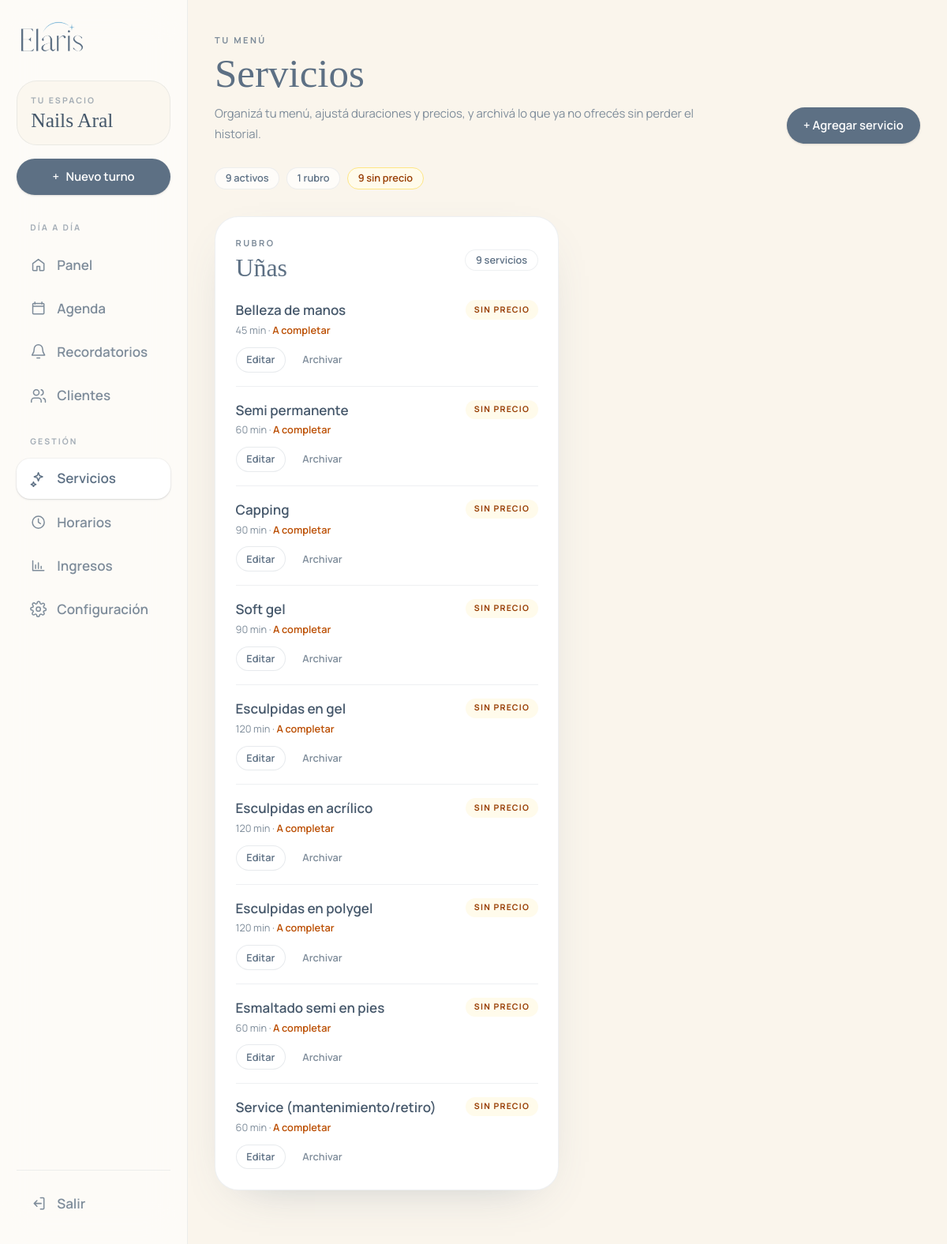
Page /panel/servicios/ (signed in) on the committed database.
### businesses/models.py (models this page shows, shortened)
class Business(models.Model):
    owner = models.OneToOneField(
        settings.AUTH_USER_MODEL,
        on_delete=models.CASCADE,
        related_name="business",
        verbose_name="profesional",
    )
    name = models.CharField("nombre del negocio", max_length=120)
    whatsapp = models.CharField("WhatsApp del negocio", max_length=40, blank=True)
    specialties = models.ManyToManyField(
        "catalog.Specialty",
        related_name="businesses",
        blank=True,
        verbose_name="rubros",
    )
    created_at = models.DateTimeField("creado", auto_now_add=True)
    updated_at = models.DateTimeField("actualizado", auto_now=True)
    class Meta:
        verbose_name = "negocio"
        verbose_name_plural = "negocios"

class Service(models.Model):
    business = models.ForeignKey(
        Business,
        on_delete=models.CASCADE,
        related_name="services",
        verbose_name="negocio",
    )
    specialty = models.ForeignKey(
        "catalog.Specialty",
        on_delete=models.PROTECT,
        related_name="services",
        verbose_name="rubro",
    )
    name = models.CharField("nombre", max_length=120)
    duration_minutes = models.PositiveSmallIntegerField(
        "duración (minutos)",
        default=60,
        validators=[MinValueValidator(5), MaxValueValidator(600)],
    )
    price = models.DecimalField(
        "precio",
        max_digits=10,
        decimal_places=2,
        null=True,
        blank=True,
        validators=[MinValueValidator(Decimal("0"))],
    )
    is_active = models.BooleanField("activo", default=True)
    created_at = models.DateTimeField("creado", auto_now_add=True)
    updated_at = models.DateTimeField("actualizado", auto_now=True)
    class Meta:
        ordering = ("specialty__sort_order", "name")
        verbose_name = "servicio"
        verbose_name_plural = "servicios"
        constraints = [
            models.UniqueConstraint(
                fields=("business", "specialty", "name"),
                name="unique_service_per_business_specialty",
            )
        ]
    @property
    def duration_display(self) -> str:
        return f"{self.duration_minutes} min"

### catalog/models.py (models this page shows, shortened)
class Specialty(models.Model):
    name = models.CharField("nombre", max_length=60, unique=True)
    slug = models.SlugField("slug", max_length=60, unique=True)
    sort_order = models.PositiveSmallIntegerField("orden", default=0)
    is_active = models.BooleanField("activo", default=True)
    class Meta:
        ordering = ("sort_order", "name")
        verbose_name = "rubro"
        verbose_name_plural = "rubros"

### businesses/views.py (the view)
# urls.py: path("panel/servicios/", views.service_list, name="service_list"),
@business_required
def service_list(request):
    business = request.business
    all_services = list(
        business.services.select_related("specialty").order_by(
            "specialty__sort_order", "specialty_id", "id"
        )
    )
    active_services = [service for service in all_services if service.is_active]
    inactive_services = [service for service in all_services if not service.is_active]
    missing_prices = sum(1 for service in active_services if service.price is None)
    return render(
        request,
        "businesses/service_list.html",
        {
            "business": business,
            "service_groups": _group_services(active_services),
            "active_services": active_services,
            "inactive_services": inactive_services,
            "services_count": len(active_services),
            "inactive_count": len(inactive_services),
            "missing_prices": missing_prices,
            "specialties_count": business.specialties.filter(is_active=True).count(),
        },
    )

### businesses/utils.py (called while the page is built)
def get_business_for(user):
    return Business.objects.filter(owner=user).first()

def business_required(view_func):
    @login_required
    @wraps(view_func)
    def wrapper(request, *args, **kwargs):
        business = get_business_for(request.user)
        if business is None:
            return redirect("businesses:onboarding")
        request.business = business
        return view_func(request, *args, **kwargs)
    return wrapper

### businesses/views.py (called while the page is built)
def _group_services(services):
    groups = []
    for _, group_services in groupby(services, key=lambda service: service.specialty_id):
        group = list(group_services)
        groups.append((group[0].specialty, group))
    return groups

### templates/businesses/service_list.html (shortened to what this page needs)
{% extends "base.html" %}
{% load static %}
{% load elaris %}
{% block body %}
  {% include "partials/app_header.html" %}
  <main class="container-page pb-16 pt-8 sm:pt-10">
    <div class="flex flex-col gap-5 sm:flex-row sm:items-end sm:justify-between">
      <div>
        <p class="eyebrow">Tu menú</p>
        <h1 class="mt-2 font-display text-4xl leading-none sm:text-5xl">Servicios</h1>
        <p class="mt-3 max-w-xl text-sm leading-6 text-ink-soft">
          Organizá tu menú, ajustá duraciones y precios, y archivá lo que ya no ofrecés sin perder el historial.
        </p>
      </div>
      <a href="{% url 'businesses:service_create' %}" class="btn-primary">+ Agregar servicio</a>
    </div>
    <div class="mt-7 flex flex-wrap gap-2">
      <span class="chip">{{ services_count }} activo{{ services_count|pluralize }}</span>
      <span class="chip">{{ specialties_count }} rubro{{ specialties_count|pluralize }}</span>
      {% if services_count == 0 %}
        <span class="inline-flex items-center rounded-full border border-amber-200 bg-amber-50 px-3 py-1 text-xs font-semibold text-amber-800">Sin servicios activos</span>
      {% elif missing_prices %}
        <span class="inline-flex items-center rounded-full border border-amber-200 bg-amber-50 px-3 py-1 text-xs font-semibold text-amber-800">{{ missing_prices }} sin precio</span>
      {% else %}
        <span class="inline-flex items-center rounded-full border border-emerald-200 bg-emerald-50 px-3 py-1 text-xs font-semibold text-emerald-800">Precios completos</span>
      {% endif %}
    </div>
    {% if service_groups %}
      <div class="mt-8 grid gap-5 lg:grid-cols-2">
        {% for specialty, services in service_groups %}
          <section class="card p-6">
            <div class="flex items-center justify-between gap-3">
              <div>
                <p class="eyebrow">Rubro</p>
                <h2 class="mt-1 font-display text-3xl">{{ specialty.name }}</h2>
              </div>
              <span class="chip">{{ services|length }} servicio{{ services|length|pluralize }}</span>
            </div>
            <div class="mt-5 divide-y divide-ink/10">
              {% for service in services %}
                <div class="py-4 first:pt-0 last:pb-0">
                  <div class="flex items-start justify-between gap-3">
                    <div class="min-w-0">
                      <h3 class="font-semibold text-ink-deep">{{ service.name }}</h3>
                      <p class="mt-1 text-xs text-ink-soft">
                        {{ service.duration_display }} ·
                        {% if service.price is not None %}
                          {{ service.price|ars }}
                        {% else %}
                          <span class="font-semibold text-amber-700">A completar</span>
                        {% endif %}
                      </p>
                    </div>
                    {% if service.price is None %}
                      <span class="badge badge-no-show">Sin precio</span>
                    {% endif %}
                  </div>
                  <div class="mt-3 flex flex-wrap items-center gap-2">
                    <a href="{% url 'businesses:service_edit' service.pk %}" class="btn-secondary px-3 py-1.5 text-xs">Editar</a>
                    <form method="post" action="{% url 'businesses:service_archive' service.pk %}" data-confirm="¿Archivar {{ service.name }}? No se borra ningún turno del historial.">
                      <button type="submit" class="btn-ghost px-3 py-1.5 text-xs text-ink-soft">Archivar</button>
                    </form>
                  </div>
                </div>
              {% endfor %}
            </div>
          </section>
        {% endfor %}
      </div>
    {% endif %}
  </main>
{% endblock %}

### templates/base.html (shortened to what this page needs)
{% load static %}
<!doctype html>
<html lang="es" class="scroll-smooth">
<head>
  <link rel="stylesheet" href="{% static 'css/app.css' %}?v=20261112-4">
</head>
<body class="min-h-screen bg-cream text-ink">
  {% block body %}{% endblock %}
</body>
</html>

### templates/partials/app_header.html (shortened to what this page needs)
{% load static %}
{% if business %}
  <aside class="app-sidebar fixed inset-y-0 left-0 z-40 flex-col overflow-y-auto border-r border-ink/10 bg-white/60 px-5 py-6 backdrop-blur-xl" aria-label="Panel de navegación">
    <a href="{% url 'businesses:dashboard' %}" class="inline-flex shrink-0 items-center" aria-label="Elaris, panel">
      <img src="{% static 'brand/logo-header.png' %}" alt="Elaris" class="h-10 w-auto">
    </a>
    <div class="mt-8 rounded-[1.5rem] border border-ink/10 bg-cream/70 p-4">
      <p class="text-[0.62rem] font-bold uppercase tracking-[0.2em] text-ink-soft/70">Tu espacio</p>
      <p class="mt-1 truncate font-display text-2xl leading-none text-ink-deep">{{ business.name }}</p>
    </div>
    <a href="{% url 'agenda:appointment_create' %}" class="btn-primary mt-4 w-full px-4 py-3">
      <span aria-hidden="true">+</span> Nuevo turno
    </a>
    <div class="mt-7 flex-1">
      {% include "partials/app_nav.html" %}
    </div>
    <div class="mt-6 border-t border-ink/10 pt-4">
      <form method="post" action="{% url 'accounts:logout' %}">
        <button type="submit" class="sidebar-link w-full">
          <svg class="h-5 w-5 shrink-0" width="20" height="20" viewBox="0 0 24 24" fill="none" stroke="currentColor" stroke-width="1.7" aria-hidden="true">
            <path stroke-linecap="round" stroke-linejoin="round" d="M15 4h4a1 1 0 0 1 1 1v14a1 1 0 0 1-1 1h-4M10 8l-4 4 4 4M6 12h10"/>
          </svg>
          <span>Salir</span>
        </button>
      </form>
    </div>
  </aside>
{% endif %}

### templates/partials/app_nav.html (shortened to what this page needs)
{% load static %}
<nav aria-label="Secciones del panel" class="space-y-1">
  <p class="px-4 pb-2 pt-1 text-[0.62rem] font-bold uppercase tracking-[0.2em] text-ink-soft/70">Día a día</p>
  <a
    href="{% url 'businesses:dashboard' %}"
    class="sidebar-link {% if request.path == '/panel/' %}sidebar-link-active{% endif %}"
  >
    <svg class="h-5 w-5 shrink-0" width="20" height="20" viewBox="0 0 24 24" fill="none" stroke="currentColor" stroke-width="1.7" aria-hidden="true">
      <path stroke-linecap="round" stroke-linejoin="round" d="m4 10 8-6 8 6v9a1 1 0 0 1-1 1h-5v-6h-4v6H5a1 1 0 0 1-1-1v-9Z"/>
    </svg>
    <span>Panel</span>
  </a>
  <a
    href="{% url 'agenda:week' %}"
    class="sidebar-link {% if '/panel/agenda/' in request.path %}sidebar-link-active{% endif %}"
  >
    <svg class="h-5 w-5 shrink-0" width="20" height="20" viewBox="0 0 24 24" fill="none" stroke="currentColor" stroke-width="1.7" aria-hidden="true">
      <path stroke-linecap="round" stroke-linejoin="round" d="M7 3v3M17 3v3M4 9h16M5 5h14a1 1 0 0 1 1 1v13a1 1 0 0 1-1 1H5a1 1 0 0 1-1-1V6a1 1 0 0 1 1-1Z"/>
    </svg>
    <span>Agenda</span>
  </a>
  <a
    href="{% url 'agenda:reminders' %}"
    class="sidebar-link {% if request.path == '/panel/recordatorios/' %}sidebar-link-active{% endif %}"
  >
    <svg class="h-5 w-5 shrink-0" width="20" height="20" viewBox="0 0 24 24" fill="none" stroke="currentColor" stroke-width="1.7" aria-hidden="true">
      <path stroke-linecap="round" stroke-linejoin="round" d="M18 8a6 6 0 0 0-12 0c0 7-3 7-3 9h18c0-2-3-2-3-9ZM10 21h4"/>
    </svg>
    <span>Recordatorios</span>
  </a>
  <a
    href="{% url 'clients:list' %}"
    class="sidebar-link {% if '/panel/clientes/' in request.path %}sidebar-link-active{% endif %}"
  >
    <span>Clientes</span>
  </a>
  <p class="px-4 pb-2 pt-5 text-[0.62rem] font-bold uppercase tracking-[0.2em] text-ink-soft/70">Gestión</p>
  <a
    href="{% url 'businesses:service_list' %}"
    class="sidebar-link {% if '/panel/servicios/' in request.path %}sidebar-link-active{% endif %}"
    {% if '/panel/servicios/' in request.path %}aria-current="page"{% endif %}
  >
    <span>Servicios</span>
  </a>
  <a
    href="{% url 'agenda:schedule' %}"
    class="sidebar-link {% if '/panel/horarios/' in request.path %}sidebar-link-active{% endif %}"
  >
    <svg class="h-5 w-5 shrink-0" width="20" height="20" viewBox="0 0 24 24" fill="none" stroke="currentColor" stroke-width="1.7" aria-hidden="true">
      <circle cx="12" cy="12" r="8.5"/>
      <path stroke-linecap="round" stroke-linejoin="round" d="M12 7v5l3 2"/>
    </svg>
    <span>Horarios</span>
  </a>
  <a
    href="{% url 'agenda:income' %}"
    class="sidebar-link {% if '/panel/ingresos/' in request.path %}sidebar-link-active{% endif %}"
  >
    <svg class="h-5 w-5 shrink-0" width="20" height="20" viewBox="0 0 24 24" fill="none" stroke="currentColor" stroke-width="1.7" aria-hidden="true">
      <path stroke-linecap="round" stroke-linejoin="round" d="M4 19V5M4 19h16M8 16v-5M12 16V8M16 16v-3"/>
    </svg>
    <span>Ingresos</span>
  </a>
  <a
    href="{% url 'businesses:settings' %}"
    class="sidebar-link {% if '/panel/configuracion/' in request.path %}sidebar-link-active{% endif %}"
  >
    <span>Configuración</span>
  </a>
</nav>

### static/css/app.css (style rules this page uses)
html:has(.app-sidebar),html:has(.app-mobile-header) { font-size:17px }
.app-sidebar { width:14rem;display:none }
@media (min-width:768px) { .app-sidebar { display:flex } }
@media (min-width:768px) { html:has(.app-sidebar) body { padding-left:14rem } }
html:has(.app-sidebar) main .grid>* { min-width:0 }

### rows in the picture
Business: name "Nails Aral"
Specialty: name "Uñas", services "9"
Service: name "Belleza de manos", duration_display "45 min", shows "A completar", shows "SIN PRECIO"
Service: name "Semi permanente", duration_display "60 min", shows "A completar", shows "SIN PRECIO"
Service: name "Capping", duration_display "90 min", shows "A completar", shows "SIN PRECIO"
Service: name "Soft gel", duration_display "90 min", shows "A completar", shows "SIN PRECIO"
Service: name "Esculpidas en gel", duration_display "120 min", shows "A completar", shows "SIN PRECIO"
Service: name "Esculpidas en acrílico", duration_display "120 min", shows "A completar", shows "SIN PRECIO"
Service: name "Esculpidas en polygel", duration_display "120 min", shows "A completar", shows "SIN PRECIO"
Service: name "Esmaltado semi en pies", duration_display "60 min", shows "A completar", shows "SIN PRECIO"
Service: name "Service (mantenimiento/retiro)", duration_display "60 min", shows "A completar", shows "SIN PRECIO"

### other values in the picture
{{ services_count }} "9"
{{ specialties_count }} "1"
{{ missing_prices }} "9"
